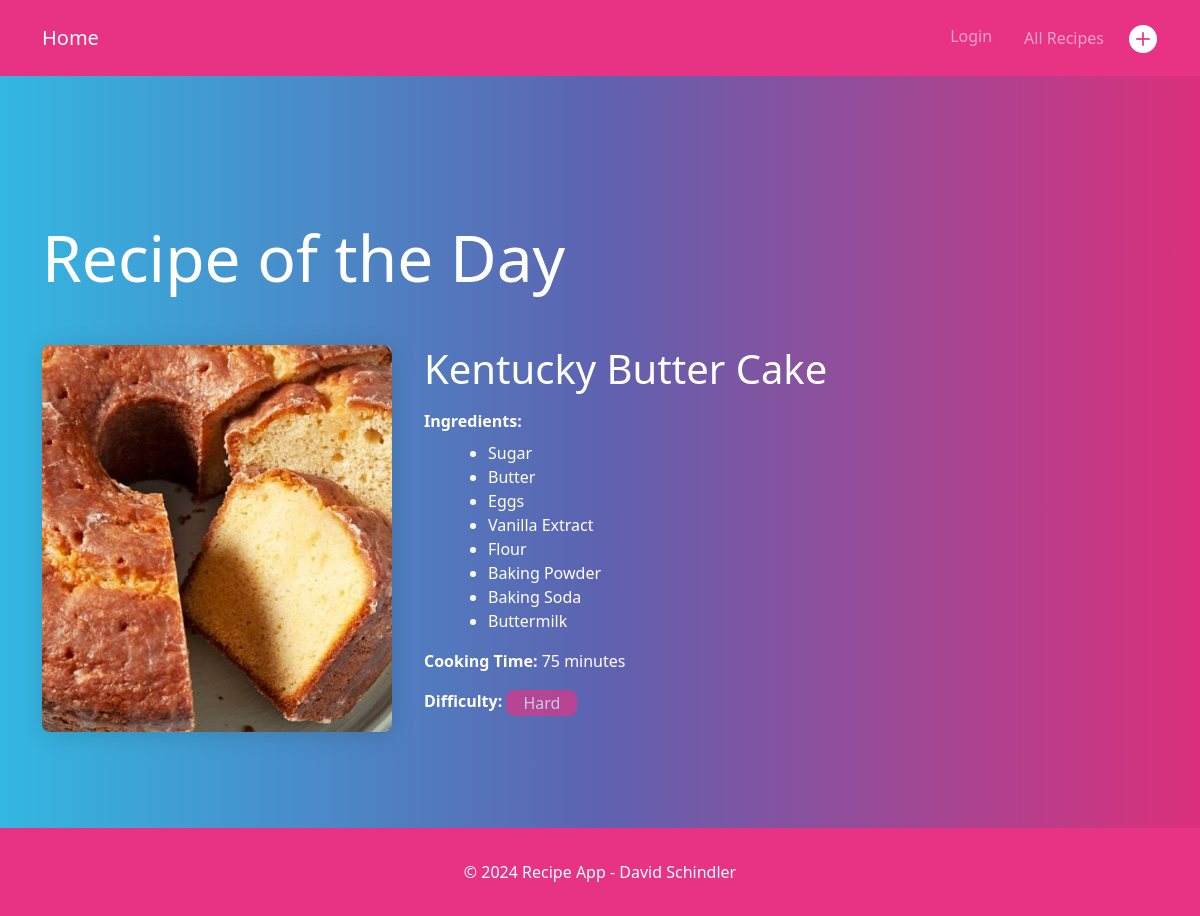
The page / on the database its author committed.
### apps/recipes/models.py (models this page shows, shortened)
class Recipe(models.Model):
    name = models.CharField(max_length=50)
    ingredients = models.CharField(max_length=255)
    cooking_time = models.IntegerField()
    difficulty = models.CharField(max_length=20, editable=False)
    directions = models.TextField(max_length=2000, default="")
    image = models.ImageField(upload_to='recipe_images', default='no_picture.jpg')

### apps/recipes/views.py (the view)
# urls.py: path('', home_view, name='home'),
def home_view(request):
    recipes = Recipe.objects.all()
    if recipes:
        random_recipe = random.choice(recipes)
        context = {'recipe': random_recipe}
    else:
        context = {'no_recipes': True}
    return render(request, 'recipes/recipes_home.html', context)

### apps/recipes/templatetags/recipe_filters.py (called while the page is built)
@register.filter
def split_ingredients(value):
    return value.split(', ')

@register.filter
def style_difficulty(value):
    difficulty_classes = {
        'Easy': 'btn-success',
        'Medium': 'btn-warning',
        'Intermediate': 'btn-danger',
        'Hard': 'btn-primary'
    }
    return difficulty_classes.get(value, '')

### apps/recipes/templates/recipes/recipes_home.html (shortened to what this page needs)
{% extends "base.html" %}
{% load recipe_filters %}
{% block content %}
    {% if no_recipes %}
        <div class="row d-flex justify-content-center">
            <div class="col-md-6">
                <div class="alert alert-info">
                    There are no recipes in the database yet. Please add some recipes to get started.
                </div>
            </div>
        </div>
    {% else %}
        <h2 class="display-3 mt-5 mb-4">Recipe of the Day</h2>
        <div class="row my-4">
            <div class="col-auto pe-2 d-flex justify-content-start">
                <a href="{% url 'recipe:recipe_detail' recipe.pk %}" >
                    <img src="{{ recipe.image.url }}" class="img-fluid rounded shadow"
                     style="object-fit: cover; height: 100%; max-width: 350px;" alt="{{ recipe.name }}">
                </a>
            </div>
            <div class="col ps-2">
                <a href="{% url 'recipe:recipe_detail' recipe.pk %}" class="link-underline link-underline-opacity-0">
                    <h3 class="display-6">{{ recipe.name }}</h3>
                </a>
                <p class="mb-1 "><strong>Ingredients:</strong></p>
                    <ul class="ms-3">
                    {% for ingredient in recipe.ingredients|split_ingredients %}
                        <li >{{ ingredient }}</li>
                    {% endfor %}
                </ul>
                <p><strong>Cooking Time:</strong> {{ recipe.cooking_time }} minutes</p>
                <p><strong>Difficulty:</strong>
                    <button type="button" class="btn {{ recipe.difficulty|style_difficulty }} disabled py-0 px-2">{{ recipe.difficulty }}</button>
                </p>
            </div>
        </div>
    {% endif %}
{% endblock %}

### rows shown on the page
Recipe: image (picture), name "Kentucky Butter Cake", cooking_time "75", difficulty "Hard"

### other values the page prints
{{ ingredient }} "Sugar" "Butter" "Eggs" "Vanilla Extract" "Flour" "Baking Powder" "Baking Soda" "Buttermilk"
